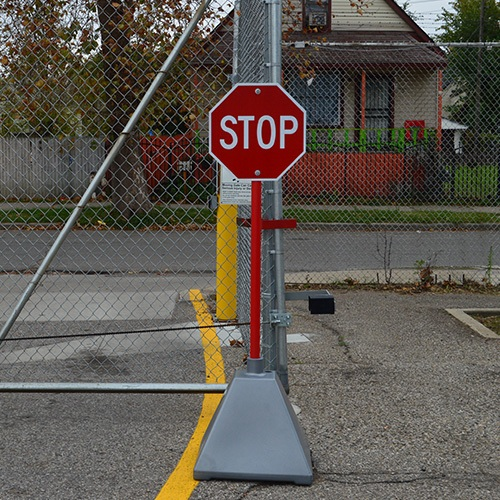
//> input picture find-corners/stop2.jpg, 500 x 500 px
$ ./find-corners stop2.jpg   (built with g++ and OpenCV 4)
//> lines starting //> are read from the running program, lines starting //| are printed output that depends on the picture; after the words box and inside, x2 and y2 are one past the last pixel; in counts of white or black regions, pixels touching at a corner belong together
#include "opencv2/imgproc.hpp"
#include "opencv2/imgcodecs.hpp"
#include "opencv2/highgui.hpp"
#include <cstdlib>
#include <iostream>
#include <vector>
#include <cmath>

using namespace cv;

struct Config {
  Mat bgr_img;
  Mat hsv_img;
  Mat hsv_img_thresholded;
  Mat noise_free;
  Mat boundary;
  Mat thinned_boundary;
  Mat boundary_corners;
  Mat corners;
  Mat final;

  int low_h;
  int high_h;
  int low_s;
  int high_s;
  int low_v;
  int high_v;

  int line_length;
};

bool isEdge(Mat &image, int i, int j)
{
  if (image.at<unsigned char>(i,j) == 255)
  {
    if (i > 0 && j > 0 && image.at<unsigned char>(i-1,j-1) == 0) return true;
    if (i > 0 && image.at<unsigned char>(i-1,j) == 0) return true;
    if (i > 0 && j < image.cols && image.at<unsigned char>(i-1,j+1) == 0) return true;
    if (j > 0 && image.at<unsigned char>(i,j-1) == 0) return true;
    if (j < image.cols && image.at<unsigned char>(i,j+1) == 0) return true;
    if (i < image.rows && j > 0 && image.at<unsigned char>(i+1,j-1) == 0) return true;
    if (i < image.rows && image.at<unsigned char>(i+1,j) == 0) return true;
    if (i < image.rows && j < image.cols && image.at<unsigned char>(i+1,j+1) == 0) return true;
  }

  return false;
}

/*
could fit a quadraitc to area of 3 or 5 points. coefficiencts yield second partial derivatives for curvature

could use 4, 6, or 8 simple to thin the line and get rid of pixels then compute again

*/

void drawBoundary(Mat &source, Mat &target, int i, int j, std::vector<Point> &boundary_points)
{
  Point p;
  p.x = j;
  p.y = i;
  boundary_points.push_back(p);
  //std::cout<< i << " " << j << std::endl;
  target.at<unsigned char>(i,j) = 255;
  if (isEdge(source, i - 1, j) && target.at<unsigned char>(i - 1,j) == 0) drawBoundary(source, target, i - 1, j, boundary_points);
  if (isEdge(source, i - 1, j + 1) && target.at<unsigned char>(i - 1, j + 1) == 0) drawBoundary(source, target, i - 1, j + 1, boundary_points);
  if (isEdge(source, i, j + 1) && target.at<unsigned char>(i, j + 1) == 0) drawBoundary(source, target, i, j + 1, boundary_points);
  if (isEdge(source, i + 1, j + 1) && target.at<unsigned char>(i + 1, j + 1) == 0) drawBoundary(source, target, i + 1, j + 1, boundary_points);
  if (isEdge(source, i + 1, j) && target.at<unsigned char>(i + 1, j) == 0) drawBoundary(source, target, i + 1, j, boundary_points);
  if (isEdge(source, i + 1, j - 1) && target.at<unsigned char>(i + 1, j - 1) == 0) drawBoundary(source, target, i + 1, j - 1, boundary_points);
  if (isEdge(source, i, j - 1) && target.at<unsigned char>(i, j - 1) == 0) drawBoundary(source, target, i, j - 1, boundary_points);
  if (isEdge(source, i - 1, j - 1) && target.at<unsigned char>(i - 1, j - 1) == 0) drawBoundary(source, target, i - 1, j - 1, boundary_points);
}

bool changesConnectivity(Mat &image, int i, int j)
{
  int num_neighbors = 0;
  Mat local_area = Mat::zeros(3,3, CV_8U);

  for (int n = 0; n < 3; n++)
  {
    for (int m = 0; m < 3; m++)
    {
      //Keep the center a 0
      if (!(n == 1 && m == 1))
      {
        local_area.at<unsigned char>(n,m) = image.at<unsigned char>(i - 1 + n, j - 1 + m);

        if (local_area.at<unsigned char>(n,m) == 255)
        {
          num_neighbors++;
        }
      }
    }
  }
  /*
  if (local_area.at<unsigned char>(0,0) == 0 && local_area.at<unsigned char>(0,1) == 0 &&
      local_area.at<unsigned char>(0,2) == 0 && local_area.at<unsigned char>(1,0) == 0 &&
      local_area.at<unsigned char>(1,2) == 0 && local_area.at<unsigned char>(2,0) == 255 &&
      local_area.at<unsigned char>(2,1) == 255 && local_area.at<unsigned char>(2,2) == 255){
        std::cout << local_area << std::endl;
      }
  */
  if (num_neighbors > 1)
  {
    Mat labels;
    int num_components = connectedComponents(local_area, labels, 8);
    if (num_components == 2) //Only a foreground and background
    {
      return false;
    }
  }
  return true;
// [13 lines of commented-out code are left out]
}

void thin(Mat &image)
{
  bool was_changed = true;
  int count = 0;
  while (was_changed)
  {
    was_changed = false;

    //Thin from top
    for (int j = 0; j < image.cols; j++)
    {
      for (int i = 0; i < image.rows; i++)
      {
        if (image.at<unsigned char>(i,j) == 255)
        {
          count++;
          if (!changesConnectivity(image, i, j))
          {
            image.at<unsigned char>(i,j) = 0;
            was_changed = true;
          }
          break;
        }
      }
    }
    std::cout << count;

    //Thin from right
    for (int i = 0; i < image.rows; i++)
    {
      for (int j = image.cols - 1; j >= 0; j--)
      {
        if (image.at<unsigned char>(i,j) == 255)
        {
          if (!changesConnectivity(image, i, j))
          {
            image.at<unsigned char>(i,j) = 0;
            was_changed = true;
          }
          break;
        }
      }
    }

    //Thin from bottom
    for (int j = 0; j < image.cols; j++)
    {
      for (int i = image.rows - 1; i >= 0; i--)
      {
        if (image.at<unsigned char>(i,j) == 255)
        {
          if (!changesConnectivity(image, i, j))
          {
            image.at<unsigned char>(i,j) = 0;
            was_changed = true;
          }
          break;
        }
      }
    }

    //Thin from left
    for (int i = 0; i < image.rows; i++)
    {
      for (int j = 0; j < image.cols; j++)
      {
        if (image.at<unsigned char>(i,j) == 255)
        {
          if (!changesConnectivity(image, i, j))
          {
            image.at<unsigned char>(i,j) = 0;
            was_changed = true;
          }
          break;
        }
      }
    }
  }
}

//atan2(delta y, delta x) 180 degree range in rad


void get_corners(std::vector<Point> boundary_points, std::vector<Point> &corner_points, Mat &image)
{

  std::vector<double> slopes;
  int buffer = 3;
  //Get all out slopes from orgigin +- 3 pixels
  for (size_t i = 0; i < boundary_points.size(); i++)
  {
    if (i < buffer)
    {
      std::vector<Point> pts (boundary_points.begin(), boundary_points.begin() + (i + buffer));

      for (int j = boundary_points.size() - (buffer - i); j < boundary_points.size(); j++)
      {
        pts.push_back(boundary_points[j]);
      }
      std::cout<< "#pts: " << pts.size()<< std::endl;
      Vec4f line; //use l2
      fitLine(pts, line, cv::DIST_L2, 1, 0.01, 0.01);
      // [8 lines of commented-out code are left out]
      double slope = atan(line[1]/line[0]) * 180 / CV_PI;// + CV_PI; //* 180 / CV_PI;//line[1]/line[0];
      //if(slope < 0) slope += 180;
      //slope *= (180 / CV_PI);
      slopes.push_back(slope);
      //std::cout << line[0] << " " << line[1] << " " << line[2] << " " << line[3] << " " << slope << std::endl;
    }
    else if (i >= boundary_points.size() - buffer)
    {
      std::vector<Point> pts (boundary_points.begin() + (i - buffer), boundary_points.end());

      for (int j = 0; j < (buffer + 1) - (boundary_points.size() - i); j++)
      {
        pts.push_back(boundary_points[j]);
      }
      std::cout<< "#pts: " << pts.size()<< std::endl;

      Vec4f line;
      fitLine(pts, line, cv::DIST_L2, 1, 0.01, 0.01);
      // [8 lines of commented-out code are left out]
      double slope = atan(line[1]/line[0]) * 180 / CV_PI;// + CV_PI; //* 180 / CV_PI;//line[1]/line[0];
      //if(slope < 0) slope += 180;
      //slope *= (180 / CV_PI);
      slopes.push_back(slope);
      //std::cout << line[0] << " " << line[1] << " " << line[2] << " " << line[3] << " " << slope << std::endl;
    }
    else
    {
    std::vector<Point> pts (boundary_points.begin() + (i - buffer), boundary_points.begin() + (i + buffer));
    std::cout<< "#pts: " << pts.size()<< std::endl;

    Vec4f line;
    fitLine(pts, line, cv::DIST_L2, 1, 0.01, 0.01);
    // [8 lines of commented-out code are left out]
    double slope = atan(line[1]/line[0]) * 180 / CV_PI;// + CV_PI; //* 180 / CV_PI;//line[1]/line[0];
    //if(slope < 0) slope += 180;
    //slope *= (180 / CV_PI);
    slopes.push_back(slope);
    //std::cout << line[0] << " " << line[1] << " " << line[2] << " " << line[3] << " " << slope << std::endl;
    }
    //std::cout << boundary_points[i] << std::endl;
  }

  //Compute slope changes (gradient)
  std::vector<double> slope_change;
  // [12 lines of commented-out code are left out]
  for (int i = 0; i < slopes.size() - 1; i++)
  {
    double change = (slopes[i+1] - slopes[i]);
    slope_change.push_back(change);
    //std::cout << change << std::endl;
  }
  slope_change.push_back(slopes[0] - slopes[slopes.size() - 1]);

  int locs[8];
  for (int l = 0; l < 8; l++)
  {
    int max = 0;
    int loc;
    for (size_t i = 0; i < slope_change.size(); i++)
    {
      std::cout << "Iteration: " << l << ", i: " << i << ", Slope Change: " << slope_change[i] <<
                   ", Slope[i]: " << slopes[i] << ", Slope[i+1]: " << slopes[i+1] << std::endl;
      if (abs(slope_change[i]) > max)
      {
        max = abs(slope_change[i]);
        loc = i;
      }
    }

    std::cout << "Location " << loc << "was chosen" << std::endl;
    slope_change[loc] = 0;
    /*
    int start = (slope_change.size() + (loc - (slope_change.size()/10))) % slope_change.size();
    std::cout << "Loc: " << loc << " Start: " << start << std::endl;
    int count = 2 * (slope_change.size()/10);
    while (count > 0) {
      slope_change[start] = 0;

      count--;
      if (start + 1 >= slope_change.size())
      {
        start = 0;
      }
      else
      {
        start++;
      }
    }
    *////////
    // [7 lines of commented-out code are left out]
    int erasable_range = 1;//10;//slope_change.size()/9; //10
    if (loc < erasable_range)
    {
      for (int i = 0; i <= loc + erasable_range; i++)
      {
        slope_change[i] = 0;
      }

      for (int i = slope_change.size() - (erasable_range - loc); i < slope_change.size(); i++)
      {
        slope_change[i] = 0;
      }
    }
    else if (loc > slope_change.size() - (erasable_range + 1))
    {
      for (int i = loc - erasable_range; i <= slope_change.size(); i++)
      {
        slope_change[i] = 0;
      }

      for (int i = 0; i <= erasable_range - (slope_change.size() - loc); i++)
      {
        slope_change[i] = 0;
      }
    }
    else
    {
      for (int i = loc - erasable_range; i <= loc + erasable_range; i++)
      {
        slope_change[i] = 0;
      }
    }

    locs[l] = loc;
  }

  for (int i = 0; i < 8; i++)
  {
    std::cout << locs[i] << std::endl;
    corner_points.push_back(boundary_points[locs[i]]);

    circle(image, boundary_points[locs[i]], 5, Scalar(255, 0, 0));
  }


// [11 lines of commented-out code are left out]
}


bool is_unique(Vec2f &line, std::vector<Vec2f> &unique_lines)
{
  float rho = line[0], theta = line[1];
  float rho_threshold = 66;
  float theta_threshold = 5 * (CV_PI / 180);

  for (size_t i = 0; i < unique_lines.size(); i++)
  {
    float rho_i = unique_lines[i][0], theta_i = unique_lines[i][1];
    if (abs(rho - rho_i) < rho_threshold && abs(theta - theta_i) < theta_threshold) return false;
  }

  return true;
}

int main(int argc, char** argv)
{
  //Read in image from input
  if (argc < 2)
  {
    std::cout << "Proper use is ./boundary <image-name>" << std::endl;
    return EXIT_FAILURE;
  }

  for (int i = 1; i < argc; i++) {
    Config r;
    r.bgr_img = imread(argv[i], -1);
//> r.bgr_img is the input picture: 500 rows x 500 cols, CV_8UC3; mean B, G, R 80, 87.5, 93.8
  	if (r.bgr_img.empty()) {return -1;}

    //Initialize HSV image
    cvtColor(r.bgr_img, r.hsv_img, COLOR_BGR2HSV);
//> r.hsv_img: 500 rows x 500 cols, CV_8UC3; mean H, S, V 45.8, 61.2, 97.5

    namedWindow("Original Image", WINDOW_AUTOSIZE);
    imshow("Original Image", r.bgr_img);

    namedWindow("HSV Image Thresholded", WINDOW_AUTOSIZE);
    namedWindow("Noise Free Image", WINDOW_AUTOSIZE);
    namedWindow("Boundary", WINDOW_AUTOSIZE);
    namedWindow("Thinned Boundary", WINDOW_AUTOSIZE);
    namedWindow("Corner Points", WINDOW_AUTOSIZE);
    //namedWindow("Final Image", WINDOW_AUTOSIZE);
    //namedWindow("Threshold Slider", WINDOW_AUTOSIZE);

    r.low_h = 0;
    r.high_h = 179;
    r.low_s = 159;//0;
    r.high_s = 255;//237;//170;
    r.low_v = 93;//1;
    r.high_v = 183;//255;

    inRange(r.hsv_img, Scalar(r.low_h, r.low_s, r.low_v), Scalar(r.high_h, r.high_s, r.high_v), r.hsv_img_thresholded);
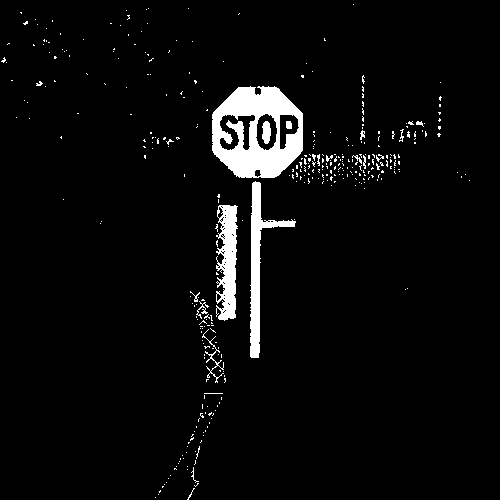
//> r.hsv_img_thresholded: 500 rows x 500 cols, CV_8UC1; 4.3% white; 361 white regions (343 under 20 px), largest, box (x1, y1, x2, y2) and area: (212, 86, 303, 178) 5184, (250, 181, 296, 358) 1871, (216, 205, 238, 321) 1755
    imshow("HSV Image Thresholded", r.hsv_img_thresholded);

    Mat labels, stats, centroids;
    int num_components = connectedComponentsWithStats(r.hsv_img_thresholded,
      labels, stats, centroids, 4);
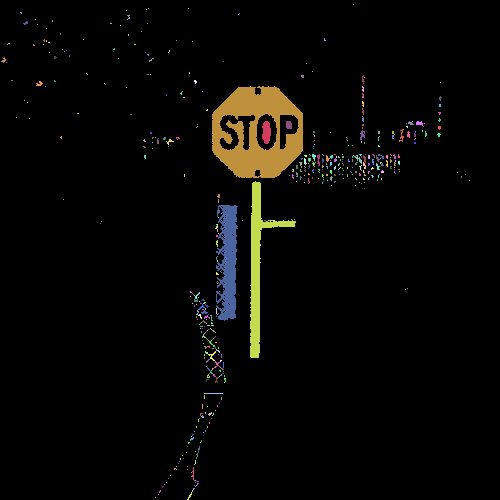
//> labels: 500 rows x 500 cols, CV_32SC1; 538 distinct labels, from 0 to 537; one colour per label, 0 black
//> stats = 538 rows, first 6: [0, 0, 500, 500, 239188], [353, 4, 1, 1, 1], [148, 8, 1, 1, 1], [188, 8, 1, 1, 1], [146, 9, 1, 1, 1], [126, 10, 1, 1, 1]; centroids = 538 pairs, first value 3.36 to 469, second value 4 to 497; num_components = 538

    r.noise_free = Mat::zeros(r.hsv_img_thresholded.rows, r.hsv_img_thresholded.cols, CV_8U);
    for(int i = 0; i < r.noise_free.rows; i++) {
      for(int j = 0; j < r.noise_free.cols; j++) {
        int label = labels.at<int>(i,j);
        if (stats.at<int>(label, CC_STAT_AREA) > 2000 && stats.at<int>(label, CC_STAT_AREA) < 30000)
        {
          r.noise_free.at<unsigned char>(i,j) = 255;
        }
      }
    }
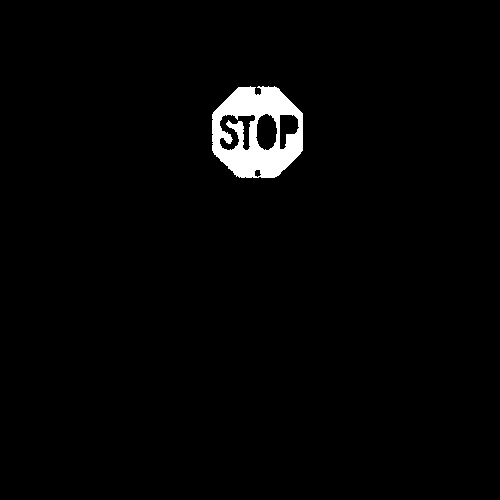
//> r.noise_free: 500 rows x 500 cols, CV_8UC1; 2.1% white; 1 white region, box (x1, y1, x2, y2) and area: (212, 86, 303, 178) 5184

    r.boundary = Mat::zeros(r.noise_free.rows, r.noise_free.cols, CV_8U);

    std::vector<Point> boundary_points;

    //Find a Boundary
    bool done = false;
    for(int i = 0; i < r.noise_free.rows; i++) {
      if (done) break;
      for(int j = 0; j < r.noise_free.cols; j++) {
        if (isEdge(r.noise_free, i, j))
        {
          drawBoundary(r.noise_free, r.boundary, i, j, boundary_points);
          done = true;
          break;
        }
      }
    }
//> this loop made 88 passes
//> done on passes 1 to 12: false, false, false, false, false, false, false, false, false, false, false, false
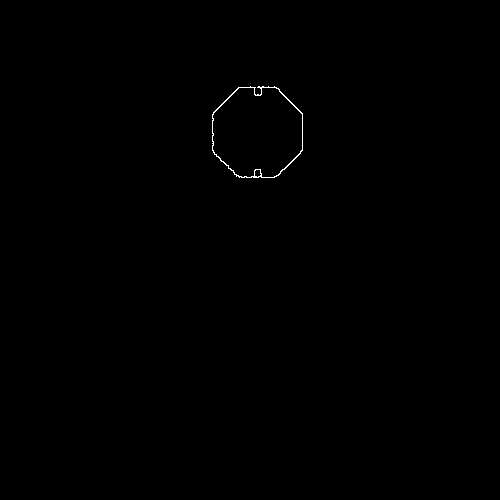
//> r.boundary: 500 rows x 500 cols, CV_8UC1; 0.17% white in thin lines or dots, all inside (x1, y1, x2, y2) = (212, 86, 303, 178)
//> after the loop, boundary_points = contour of 430 points, box (x1, y1, x2, y2) (212, 86, 303, 178), area 3646; done = true

    imshow("Noise Free Image", r.noise_free);
    imshow("Boundary", r.boundary);

    r.thinned_boundary = r.boundary;
    thin(r.thinned_boundary);
//> the loop in thin, `while (was_changed)` made 3 passes
//> (count, was_changed) on passes 1 to 3: (91, true), (182, true), (273, false)
//| 91182273
//> after the loop in thin, `while (was_changed)`:
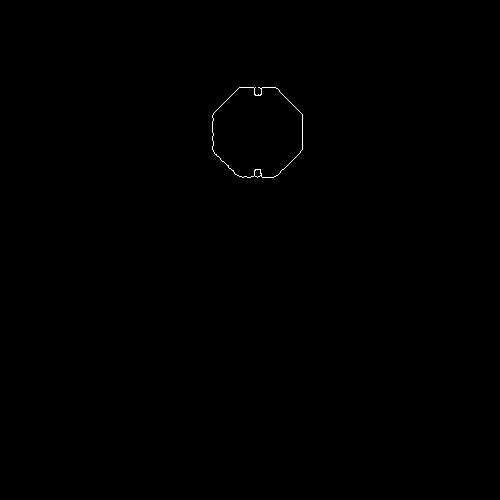
//> image: 500 rows x 500 cols, CV_8UC1; 0.12% white in thin lines or dots, all inside (x1, y1, x2, y2) = (212, 87, 303, 178)
//> after the loop in thin, `while (was_changed)`: was_changed = false; count = 273
    imshow("Thinned Boundary", r.thinned_boundary);


    Mat dummy = Mat::zeros(r.thinned_boundary.rows, r.thinned_boundary.cols, CV_8U);
    std::vector<Point> thinned_boundary_points;

    //Find thinned boundary points
    done = false;
    for(int i = 0; i < r.thinned_boundary.rows; i++) {
      if (done) break;
      for(int j = 0; j < r.thinned_boundary.cols; j++) {
        if (isEdge(r.thinned_boundary, i, j))
        {
          drawBoundary(r.thinned_boundary, dummy, i, j, thinned_boundary_points);
          done = true;
          break;
        }
      }
    }
//> this loop made 89 passes
//> after the loop, thinned_boundary_points = contour of 299 points, box (x1, y1, x2, y2) (212, 87, 303, 178), area 6590; done = true


    r.boundary_corners = r.thinned_boundary;
    //Find corners
    std::vector<Point> corner_points;
    get_corners(thinned_boundary_points, corner_points, r.boundary_corners);
//> the loop in get_corners, `for (size_t i = 0; i < boundary_points.size(); i++)` made 299 passes
//> (line, slope) on passes 3 to 8: ([0.891, 0.454, 243.2, 88.17], 27.02), ([1, 0, 241.5, 87], 0), ([1, 0, 242.5, 87], 0), ([1, 0, 243.5, 87], 0), ([1, 0, 244.5, 87], 0), ([1, 0, 245.5, 87], 0)
//| #pts: 6
//| #pts: 6
//| #pts: 6
//| #pts: 6
//| #pts: 6
//| #pts: 6
//| #pts: 6
//| #pts: 6
//> (output is shown up to pass 8 of 299)
//> after the loop in get_corners, `for (size_t i = 0; i < boundary_points.size(); i++)`: slopes = 299 values, max 90 at index 17, min -90 at index 31, mean -9.32
//> the loop in get_corners, `for (int i = 0; i < slopes.size() - 1; i++)` made 298 passes
//> change on passes 1 to 3: 2.16, -0.851, -27.02
//> after the loop in get_corners, `for (int i = 0; i < slopes.size() - 1; i++)`: slope_change = 298 values, max 171.7 at index 171, min -172.3 at index 294, mean -0.00532
//> in get_corners, `slope_change.push_back(slopes[0] - slopes[slopes.size() - 1]);`: slope_change = 299 values, max 171.7 at index 171, min -172.3 at index 294, mean 6.18e-16
//> the loop in get_corners, `for (int l = 0; l < 8; l++)` made 8 passes
//> (max, loc) on passes 1 to 8: (172, 294), (171, 248), (171, 171), (171, 77), (171, 17), (169, 262), (169, 259), (169, 244)
//| Location 294was chosen
//| Location 248was chosen
//| Location 171was chosen
//| Location 77was chosen
//| Location 17was chosen
//| Location 262was chosen
//| Location 259was chosen
//| Location 244was chosen
//> after the loop in get_corners, `for (int l = 0; l < 8; l++)`: slope_change = 299 values, max 163.4 at index 19, min -166.8 at index 230, mean 0.507
//> the loop in get_corners, `for (int i = 0; i < 8; i++)` made 8 passes
//| 294
//| 248
//| 171
//| 77
//| 17
//| 262
//| 259
//| 244
//> after the loop in get_corners, `for (int i = 0; i < 8; i++)`:
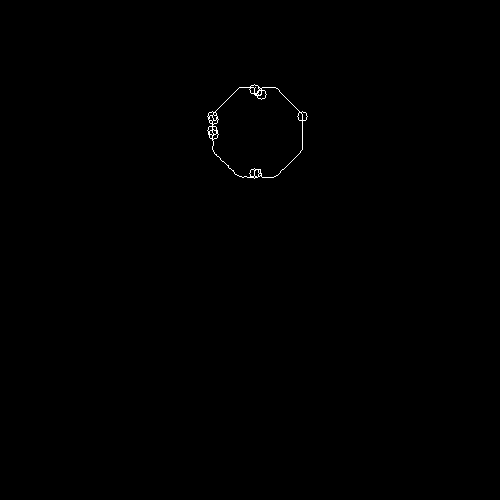
//> image: 500 rows x 500 cols, CV_8UC1; 0.2% white in thin lines or dots, all inside (x1, y1, x2, y2) = (207, 84, 308, 179)
//> corner_points = 8 Points (x, y): [261, 94], [212, 130], [254, 173], [302, 116], [254, 89], [212, 116], [213, 119], [213, 134]

    imshow("Corner Points", r.boundary_corners);

// [41 lines of commented-out code are left out]
  	waitKey(0);
    destroyWindow("Original Image");
    destroyWindow("HSV Image Thresholded");
    destroyWindow("Noise Free Image");
    destroyWindow("Boundary");
    destroyWindow("Thinned Boundary");
    destroyWindow("Corner Points");

    //destroyWindow("Final Image");
    //destroyWindow("Threshold Slider");

  }

  return EXIT_SUCCESS;
}
